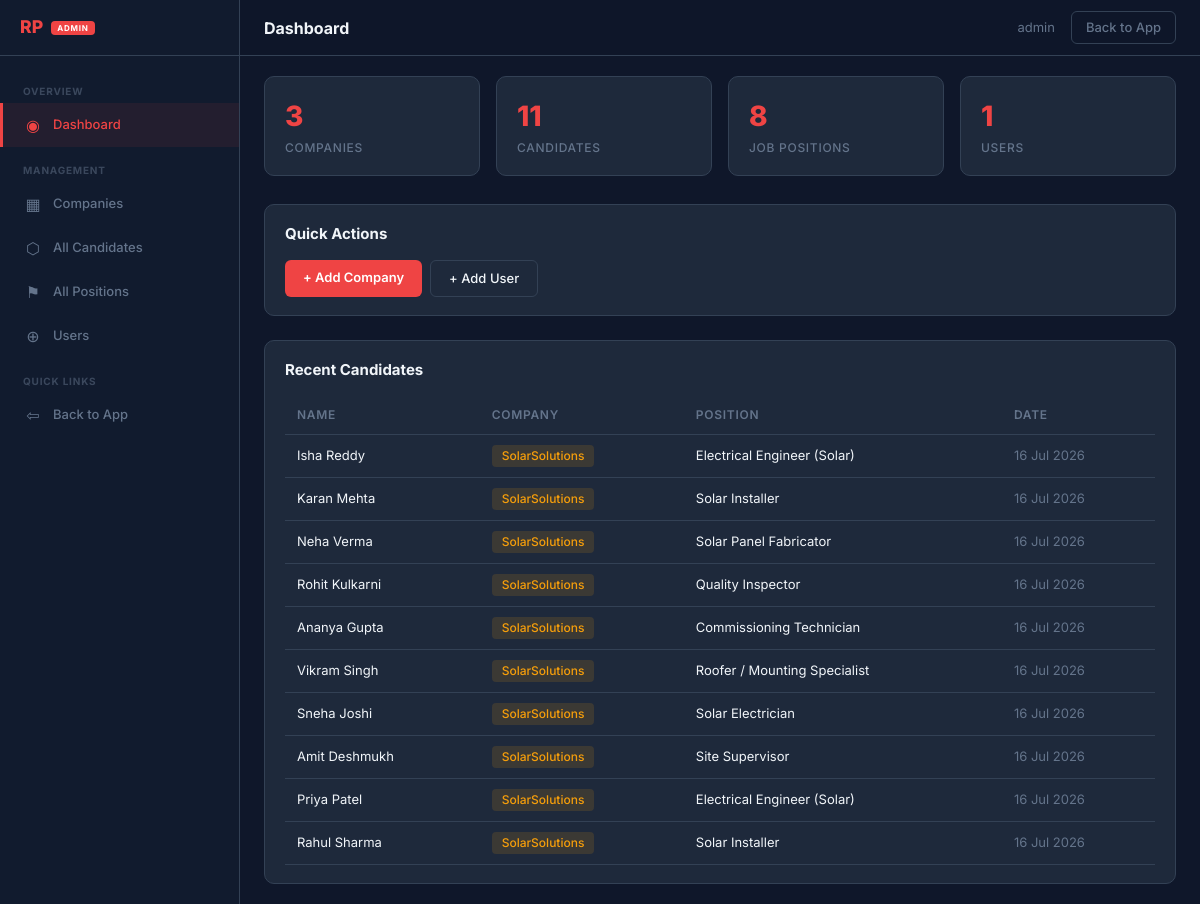
Screenshot of /adminpanel/ (signed in) with the database file from the repository.
### api/models.py (models this page shows, shortened)
class Application(models.Model):
    company = models.ForeignKey(Company, on_delete=models.CASCADE, related_name='applications')
    full_name = models.CharField('Full Name', max_length=200)
    email = models.EmailField('Email Address')
    phone = models.CharField('Phone Number', max_length=30)
    position = models.CharField('Position', max_length=200)
    experience = models.PositiveIntegerField('Years of Experience')
    resume = models.FileField('Resume / CV', upload_to='resumes/', blank=True, null=True)
    cover_letter = models.TextField('Why join us?')
    status = models.CharField('Status', max_length=30, default='new')
    submitted_at = models.DateTimeField('Submitted', auto_now_add=True)
    class Meta:
        ordering = ['-submitted_at']
        verbose_name = 'Application'
        verbose_name_plural = 'Applications'

class Company(models.Model):
    name = models.CharField('Company Name', max_length=200)
    slug = models.SlugField('Slug', max_length=100, unique=True, help_text='Used in URL: /slug/...')
    brand_color = models.CharField('Brand Color', max_length=7, default='#f59e0b', help_text='Hex color for branding')
    logo_url = models.URLField('Logo URL', blank=True)
    logo = models.ImageField('Logo', upload_to='company_logos/', blank=True)
    is_active = models.BooleanField('Active', default=True)
    created_at = models.DateTimeField(auto_now_add=True)
    class Meta:
        verbose_name = 'Company'
        verbose_name_plural = 'Companies'

### adminpanel/views.py (the view)
# urls.py: path('adminpanel/', admin_views.super_dashboard, name='super_dashboard'),
@super_login_required
def super_dashboard(request):
    stats = {
        'companies': Company.objects.count(),
        'candidates': Application.objects.count(),
        'positions': JobPosition.objects.count(),
        'users': User.objects.count(),
        'stages': Stage.objects.count(),
    }
    recent = Application.objects.select_related('company').order_by('-submitted_at')[:10]
    return render(request, 'adminpanel/super/dashboard.html', {
        'stats': stats,
        'recent': recent,
    })

### adminpanel/views.py (called while the page is built)
def super_login_required(view_func):
    @wraps(view_func)
    def wrapper(request, *args, **kwargs):
        if not request.user.is_authenticated:
            return redirect('landing')
        if not request.user.is_superuser:
            raise Http404('Super admin access required')
        return view_func(request, *args, **kwargs)
    return wrapper

### adminpanel/templates/adminpanel/super/dashboard.html (shortened to what this page needs)
{% extends 'adminpanel/super/super_base.html' %}
{% block page_title %}Dashboard{% endblock %}
{% block content %}
<div class="stats-grid">
  <div class="stat-card"><div class="num">{{ stats.companies }}</div><div class="label">Companies</div></div>
  <div class="stat-card"><div class="num">{{ stats.candidates }}</div><div class="label">Candidates</div></div>
  <div class="stat-card"><div class="num">{{ stats.positions }}</div><div class="label">Job Positions</div></div>
  <div class="stat-card"><div class="num">{{ stats.users }}</div><div class="label">Users</div></div>
</div>
<div class="stat-card" style="margin-bottom: 24px;">
  <div class="section-title">Quick Actions</div>
  <div style="display: flex; gap: 8px; flex-wrap: wrap;">
    <a href="{% url 'super_company_create' %}" style="padding: 8px 18px; background: var(--color-primary); color: #fff; border-radius: 6px; font-weight: 600; font-size: 0.8125rem;">+ Add Company</a>
    <a href="{% url 'super_user_create' %}" style="padding: 8px 18px; background: transparent; border: 1px solid var(--color-border); color: var(--color-text); border-radius: 6px; font-weight: 500; font-size: 0.8125rem;">+ Add User</a>
  </div>
</div>
<div class="stat-card">
  <div class="section-title">Recent Candidates</div>
  {% if recent %}
  <table class="recent-table">
    <thead><tr><th>Name</th><th>Company</th><th>Position</th><th>Date</th></tr></thead>
    <tbody>
      {% for app in recent %}
      <tr>
        <td>{{ app.full_name }}</td>
        <td><span class="company-badge" style="background: {{ app.company.brand_color }}22; color: {{ app.company.brand_color }};">{{ app.company.name }}</span></td>
        <td>{{ app.position }}</td>
        <td style="color: var(--color-text-muted);">{{ app.submitted_at|date:"d M Y" }}</td>
      </tr>
      {% endfor %}
    </tbody>
  </table>
  {% else %}
  <p style="color: var(--color-text-muted);">No candidates yet.</p>
  {% endif %}
</div>
{% endblock %}

### adminpanel/templates/adminpanel/super/super_base.html (shortened to what this page needs)
<!doctype html>
<html lang="en">
<head>
</head>
<body>
  <div class="sidebar">
    <div class="sidebar-logo">
      RP<span class="badge">Admin</span>
    </div>
    <nav class="sidebar-nav">
      <div class="nav-label">Overview</div>
      <a href="{% url 'super_dashboard' %}" class="{% if request.resolver_match.url_name == 'super_dashboard' %}active{% endif %}">
        <span class="nav-icon">◉</span> Dashboard
      </a>
      <div class="nav-label">Management</div>
      <a href="{% url 'super_companies' %}" class="">
        <span class="nav-icon">▦</span> Companies
      </a>
      <a href="{% url 'super_candidates' %}" class="{% if request.resolver_match.url_name == 'super_candidates' %}active{% endif %}">
        <span class="nav-icon">⬡</span> All Candidates
      </a>
      <a href="{% url 'super_positions' %}" class="{% if request.resolver_match.url_name == 'super_positions' %}active{% endif %}">
        <span class="nav-icon">⚑</span> All Positions
      </a>
      <a href="{% url 'super_users' %}" class="{% if request.resolver_match.url_name == 'super_users' or request.resolver_match.url_name == 'super_user_create' %}active{% endif %}">
        <span class="nav-icon">⊕</span> Users
      </a>
      <div class="nav-label">Quick Links</div>
      <a href="{% url 'landing' %}">
        <span class="nav-icon">⇦</span> Back to App
      </a>
    </nav>
  </div>
  <div class="header">
    <div class="header-title">{% block page_title %}Super Admin{% endblock %}</div>
    <div class="header-right">
      <span>{{ user.get_username }}</span>
      <a href="{% url 'landing' %}">Back to App</a>
    </div>
  </div>
  <div class="main">
    <div class="main-content">
      {% block content %}{% endblock %}
    </div>
  </div>
</body>
</html>

### adminpanel/templates/adminpanel/super/super_base.html (style rules this page uses)
* { box-sizing: border-box; margin: 0; padding: 0; }
:root { --color-primary: #ef4444; --color-bg: #0f172a; --color-bg-card: #1e293b; --color-bg-sidebar: #111b2e; --color-border: #334155; --color-text: #f1f5f9; --color-text-muted: #64748b; --color-hover: #1e293b; --radius: 10px; --sidebar-w: 240px; --header-h: 56px; }
html, body { height: 100%; }
body { font-family: 'Inter', system-ui, sans-serif; background: var(--color-bg); color: var(--color-text); line-height: 1.5; font-size: 0.875rem; }
a { text-decoration: none; color: inherit; }
.header { position: fixed; top: 0; left: var(--sidebar-w); right: 0; height: var(--header-h); display: flex; align-items: center; justify-content: space-between; padding: 0 24px; border-bottom: 1px solid var(--color-border); background: rgba(15,23,42,0.85); backdrop-filter: blur(12px); z-index: 20; }
.header-title { font-weight: 700; font-size: 1rem; }
.header-right { display: flex; align-items: center; gap: 16px; }
.header-right span { color: var(--color-text-muted); font-size: 0.8125rem; }
.header-right a { padding: 6px 14px; font-size: 0.8125rem; font-family: inherit; font-weight: 500; color: var(--color-text-muted); background: transparent; border: 1px solid var(--color-border); border-radius: 6px; cursor: pointer; transition: 0.15s; }
.sidebar { position: fixed; top: 0; left: 0; width: var(--sidebar-w); height: 100%; background: var(--color-bg-sidebar); border-right: 1px solid var(--color-border); display: flex; flex-direction: column; z-index: 30; }
.sidebar-logo { height: var(--header-h); display: flex; align-items: center; padding: 0 20px; font-size: 1.1rem; font-weight: 800; color: var(--color-primary); border-bottom: 1px solid var(--color-border); gap: 8px; }
.sidebar-logo .badge { font-size: 0.5rem; font-weight: 700; text-transform: uppercase; letter-spacing: 0.1em; background: var(--color-primary); color: #fff; padding: 1px 6px; border-radius: 4px; }
.sidebar-nav { flex: 1; padding: 12px 0; overflow-y: auto; }
.sidebar-nav a, .sidebar-nav .nav-label { display: flex; align-items: center; gap: 10px; padding: 10px 20px; font-size: 0.8125rem; font-weight: 500; color: var(--color-text-muted); transition: 0.15s; border-left: 3px solid transparent; }
.sidebar-nav a.active { color: var(--color-primary); background: rgba(239,68,68,0.08); border-left-color: var(--color-primary); }
.sidebar-nav .nav-icon { width: 20px; text-align: center; font-size: 1rem; }
.sidebar-nav .nav-label { font-size: 0.625rem; font-weight: 700; text-transform: uppercase; letter-spacing: 0.08em; color: var(--color-text-muted); padding-top: 16px; padding-bottom: 4px; opacity: 0.5; }
.main { margin-left: var(--sidebar-w); padding-top: var(--header-h); min-height: 100vh; }
.main-content { padding: 20px 24px; }

### adminpanel/templates/adminpanel/super/dashboard.html (style rules this page uses)
.stats-grid { display: grid; grid-template-columns: repeat(auto-fit, minmax(200px, 1fr)); gap: 16px; margin-bottom: 28px; }
.stat-card { background: var(--color-bg-card); border: 1px solid var(--color-border); border-radius: var(--radius); padding: 18px 20px; }
.stat-card .num { font-size: 1.75rem; font-weight: 800; color: var(--color-primary); }
.stat-card .label { font-size: 0.75rem; font-weight: 500; color: var(--color-text-muted); text-transform: uppercase; letter-spacing: 0.06em; margin-top: 2px; }
.recent-table { width: 100%; border-collapse: collapse; font-size: 0.8125rem; }
.recent-table th { text-align: left; padding: 10px 12px; color: var(--color-text-muted); font-weight: 600; font-size: 0.75rem; text-transform: uppercase; letter-spacing: 0.06em; border-bottom: 1px solid var(--color-border); }
.recent-table td { padding: 10px 12px; border-bottom: 1px solid var(--color-border); }
.company-badge { display: inline-block; padding: 2px 10px; border-radius: 4px; font-size: 0.75rem; font-weight: 500; }
.section-title { font-weight: 700; font-size: 0.9375rem; margin-bottom: 14px; }

### rows the page displays
Application: full_name "Isha Reddy", company.name "SolarSolutions", position "Electrical Engineer (Solar)", submitted_at "16 Jul 2026"
Application: full_name "Karan Mehta", company.name "SolarSolutions", position "Solar Installer", submitted_at "16 Jul 2026"
Application: full_name "Neha Verma", company.name "SolarSolutions", position "Solar Panel Fabricator", submitted_at "16 Jul 2026"
Application: full_name "Rohit Kulkarni", company.name "SolarSolutions", position "Quality Inspector", submitted_at "16 Jul 2026"
Application: full_name "Ananya Gupta", company.name "SolarSolutions", position "Commissioning Technician", submitted_at "16 Jul 2026"
Application: full_name "Vikram Singh", company.name "SolarSolutions", position "Roofer / Mounting Specialist", submitted_at "16 Jul 2026"
Application: full_name "Sneha Joshi", company.name "SolarSolutions", position "Solar Electrician", submitted_at "16 Jul 2026"
Application: full_name "Amit Deshmukh", company.name "SolarSolutions", position "Site Supervisor", submitted_at "16 Jul 2026"
Application: full_name "Priya Patel", company.name "SolarSolutions", position "Electrical Engineer (Solar)", submitted_at "16 Jul 2026"
Application: full_name "Rahul Sharma", company.name "SolarSolutions", position "Solar Installer", submitted_at "16 Jul 2026"

### other values shown
{{ user.get_username }} "admin"
{{ stats.companies }} "3"
{{ stats.candidates }} "11"
{{ stats.positions }} "8"
{{ stats.users }} "1"
